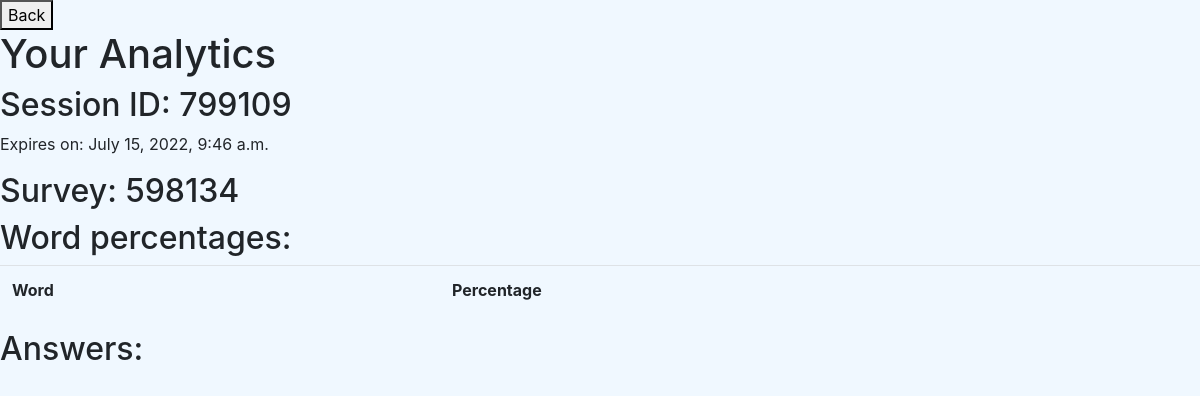
The page /analytics/799109 on the database as committed earlier.
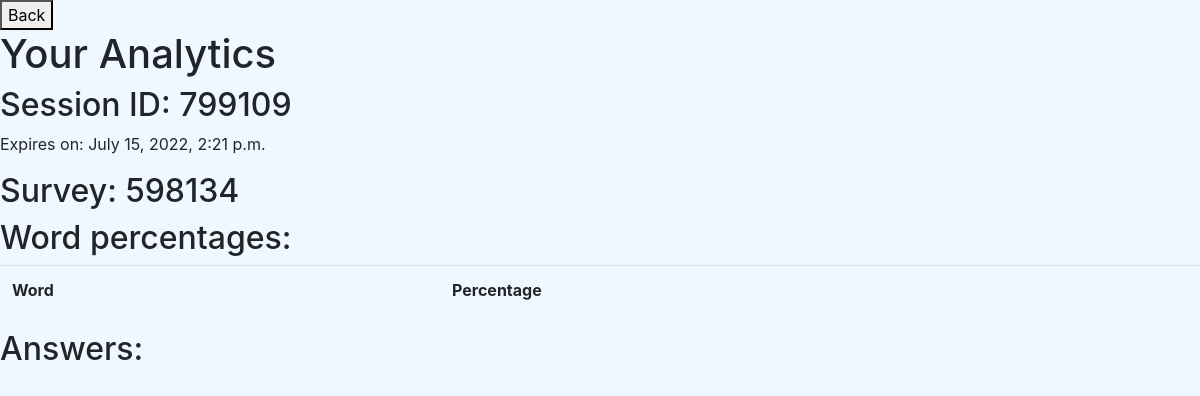
The same page on the database as committed later.
### surveysite/models.py (models this page shows, shortened)
class Survey(models.Model):
    unique_id = models.CharField(max_length=6, null=True)
    user = models.ForeignKey(User, on_delete=models.CASCADE, null=True)
    survey_question = models.TextField(null=True)
    created_at = models.DateTimeField(auto_now_add=True, null=True)
    expiry_date = models.DateTimeField(null=True)
    class Meta:
        ordering = ('unique_id',)

### surveysite/views.py (the view)
# urls.py: path('analytics/<str:session>', views.analytics, name="analytics"),
def analytics(request, session):
    lemmatizer = WordNetLemmatizer()
    survey = models.Survey.objects.get(unique_id=session)
    expiry_date = survey.expiry_date
    question = survey.survey_question
    answers = survey.answers.all()
    word_list_unprocessed = []
    word_list_processed = []
    vocabs = []
    punctuations = [",",".","?","!","(",")","-","+","=","/"]
    for answer in answers:
        word_list_unprocessed.extend(nltk.tokenize.word_tokenize(answer.answer))
    for word in word_list_unprocessed:
        if word not in punctuations:
            word_list_processed.append(lemmatizer.lemmatize(word.lower()))
    vocabs = sorted(list(set(word_list_processed)))
    analysis_dict = {}
    for vocab in vocabs:
        count = 0
        for word in word_list_processed:
            if word == vocab:
                count += 1
        analysis_dict[vocab] = str(round(count / len(word_list_processed) * 100, 2)) + "%"
    return render(request, "surveysite/analytics.html", {
        "session": session,
        "question": question,
        "answers": answers,
        "dictionary": analysis_dict,
        "expiry": expiry_date
    })

### surveysite/templates/surveysite/analytics.html (shortened to what this page needs)
{% extends 'surveysite/layout.html' %}
{% block body %}
<form action="{% url 'index' %}">
    <button>Back</button>
</form>
<h1>Your Analytics</h1>
<h2>Session ID: {{session}}</h2>
<p>Expires on: {{expiry}}</p>
<h2>Survey: {{question}}</h2>
<h2>Word percentages:</h2>
<table class="table">
    <tr>
        <th>Word</th>
        <th>Percentage</th>
    </tr>
</table>
<h2>Answers: </h2>
{% endblock %}

Rows that differ between the two databases and show on the page:
changed Survey: expiry_date "July 15, 2022, 9:46 a.m." → "July 15, 2022, 2:21 p.m."
